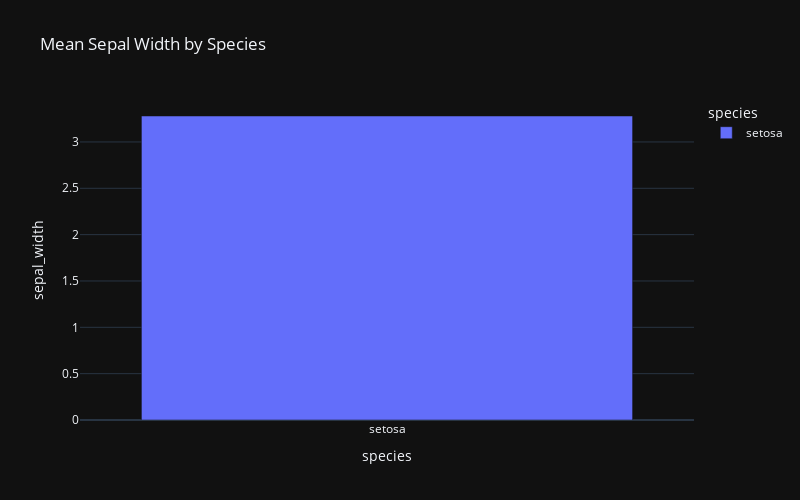

Notebook cell for this chart:
### Code cell
fig = px.bar(df.groupby('species')['sepal_width'].mean().reset_index(), x='species', y='sepal_width',
title='Mean Sepal Width by Species', template='plotly_dark', color='species', height=500,width=800)
#reset_index() is used to convert the groupby object to a DataFrame
fig.show()

### Figure 1 — Plotly figure (JSON) as saved in the notebook; plotly's stock layout.template omitted (floating-point values rounded to 4 significant figures)
{"data": [{"hovertemplate": "species=%{x}<br>sepal_width=%{y}<extra></extra>", "legendgroup": "setosa", "marker": {"color": "#636efa", "pattern": {"shape": ""}}, "name": "setosa", "orientation": "v", "showlegend": true, "textposition": "auto", "type": "bar", "x": ["setosa"], "xaxis": "x", "y": [3.28], "yaxis": "y"}], "layout": {"barmode": "relative", "height": 500, "legend": {"title": {"text": "species"}, "tracegroupgap": 0}, "title": {"text": "Mean Sepal Width by Species"}, "width": 800, "xaxis": {"anchor": "y", "categoryarray": ["setosa"], "categoryorder": "array", "domain": [0, 1], "title": {"text": "species"}}, "yaxis": {"anchor": "x", "domain": [0, 1], "title": {"text": "sepal_width"}}}}
